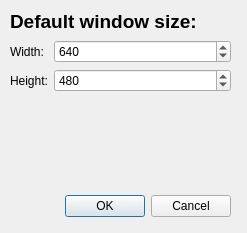
<?xml version="1.0" encoding="UTF-8"?>
<ui version="4.0">
 <class>Settings</class>
 <widget class="QDialog" name="Settings">
  <property name="geometry">
   <rect>
    <x>0</x>
    <y>0</y>
    <width>247</width>
    <height>233</height>
   </rect>
  </property>
  <property name="windowTitle">
   <string>Settings</string>
  </property>
  <widget class="QDialogButtonBox" name="buttonBox">
   <property name="geometry">
    <rect>
     <x>40</x>
     <y>190</y>
     <width>191</width>
     <height>32</height>
    </rect>
   </property>
   <property name="orientation">
    <enum>Qt::Horizontal</enum>
   </property>
   <property name="standardButtons">
    <set>QDialogButtonBox::Cancel|QDialogButtonBox::Ok</set>
   </property>
  </widget>
  <widget class="QLabel" name="label">
   <property name="geometry">
    <rect>
     <x>10</x>
     <y>10</y>
     <width>211</width>
     <height>21</height>
    </rect>
   </property>
   <property name="text">
    <string>&lt;html&gt;&lt;head/&gt;&lt;body&gt;&lt;p&gt;&lt;span style=&quot; font-size:14pt; font-weight:600;&quot;&gt;Default window size:&lt;/span&gt;&lt;/p&gt;&lt;/body&gt;&lt;/html&gt;</string>
   </property>
  </widget>
  <widget class="QWidget" name="">
   <property name="geometry">
    <rect>
     <x>10</x>
     <y>40</y>
     <width>221</width>
     <height>141</height>
    </rect>
   </property>
   <layout class="QFormLayout" name="formLayout">
    <property name="leftMargin">
     <number>0</number>
    </property>
    <item row="0" column="0">
     <widget class="QLabel" name="label_2">
      <property name="text">
       <string>Width:</string>
      </property>
     </widget>
    </item>
    <item row="0" column="1">
     <widget class="QSpinBox" name="widthBox">
      <property name="minimum">
       <number>100</number>
      </property>
      <property name="maximum">
       <number>3000</number>
      </property>
      <property name="value">
       <number>640</number>
      </property>
     </widget>
    </item>
    <item row="1" column="0">
     <widget class="QLabel" name="label_3">
      <property name="text">
       <string>Height:</string>
      </property>
     </widget>
    </item>
    <item row="1" column="1">
     <widget class="QSpinBox" name="heightBox">
      <property name="minimum">
       <number>100</number>
      </property>
      <property name="maximum">
       <number>2000</number>
      </property>
      <property name="value">
       <number>480</number>
      </property>
     </widget>
    </item>
   </layout>
  </widget>
 </widget>
 <resources/>
 <connections>
  <connection>
   <sender>buttonBox</sender>
   <signal>accepted()</signal>
   <receiver>Settings</receiver>
   <slot>accept()</slot>
   <hints>
    <hint type="sourcelabel">
     <x>248</x>
     <y>254</y>
    </hint>
    <hint type="destinationlabel">
     <x>157</x>
     <y>274</y>
    </hint>
   </hints>
  </connection>
  <connection>
   <sender>buttonBox</sender>
   <signal>rejected()</signal>
   <receiver>Settings</receiver>
   <slot>reject()</slot>
   <hints>
    <hint type="sourcelabel">
     <x>316</x>
     <y>260</y>
    </hint>
    <hint type="destinationlabel">
     <x>286</x>
     <y>274</y>
    </hint>
   </hints>
  </connection>
 </connections>
</ui>
